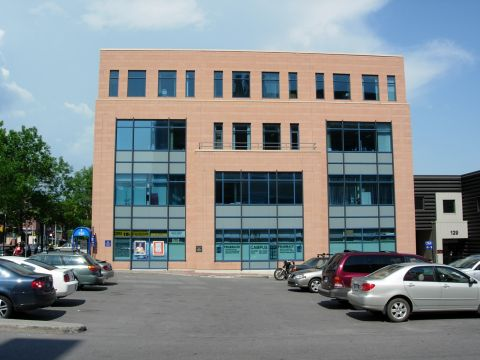
//> input picture src/ApplicationProgrammingCookbook_2nd/images/building.jpg, 480 x 360 px
$ ./mserFeatures   (built with g++ and OpenCV 4, older OpenCV classes emulated)
//> lines starting //> are read from the running program, lines starting //| are printed output that depends on the picture; after the words box and inside, x2 and y2 are one past the last pixel; in counts of white or black regions, pixels touching at a corner belong together
### src/ApplicationProgrammingCookbook_2nd/Ch05/include/Config.h
// Preprocessor directives to set variables from values in the CMakeLists.txt files
#define DATA_FOLDER "D:/git/ocv2.4.10_app/src/ApplicationProgrammingCookbook_2nd/Ch05/../data"
#define TRAIN_FOLDER "D:/git/ocv2.4.10_app/src/ApplicationProgrammingCookbook_2nd/Ch05/../train_images"
#define IMAGE_FOLDER "D:/git/ocv2.4.10_app/src/ApplicationProgrammingCookbook_2nd/Ch05/../images"
#define TEMPLATE_FOLDER "D:/git/ocv2.4.10_app/src/ApplicationProgrammingCookbook_2nd/Ch05/../templates"

### src/ApplicationProgrammingCookbook_2nd/Ch05/mserFeatures.cpp
// [17 lines of licence text are left out]

#include <iostream>
#include <opencv2/core/core.hpp>
#include <opencv2/highgui/highgui.hpp>
#include <opencv2/features2d/features2d.hpp>
#include <opencv2/imgproc/imgproc.hpp>
#include <vector>

#include "Config.h"
#include "mserFeatures.h"

int main()
{
	// Read input image
	cv::Mat image= cv::imread(IMAGE_FOLDER "/building.jpg",0);
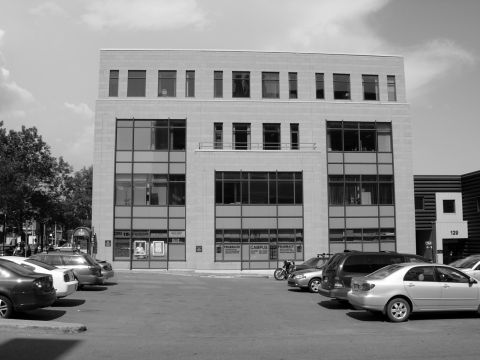
//> image: 360 rows x 480 cols, CV_8UC1; min 0, max 255, mean 134.5
	if (!image.data)
		return 0;
	// resize for book printing
	cv::resize(image, image, cv::Size(), 0.7, 0.7);
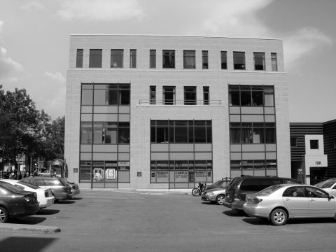
//> image: 252 rows x 336 cols, CV_8UC1; min 0, max 255, mean 134.4

    // Display the image
	cv::namedWindow("Image");
	cv::imshow("Image",image);


	// basic MSER detector
	cv::MSER mser(5,     // delta value for local minima detection
		          200,   // min acceptable area
				  1500); // max acceptable area

	// vector of point sets
    std::vector<std::vector<cv::Point> > points;
	// detect MSER features
	mser(image, points);
//> points = 211 contours, 13 with area under 20; largest, box (x1, y1, x2, y2) and area: (290, 122, 335, 185) 3702, (228, 85, 275, 111) 3566, (228, 85, 275, 110) 3264, (290, 121, 335, 185) 3248, (228, 85, 274, 109) 2736

	std::cout << points.size() << " MSERs detected" << std::endl;
//| 211 MSERs detected

	// create white image
	cv::Mat output(image.size(),CV_8UC3);
	output= cv::Scalar(255,255,255);

	// random number generator
	cv::RNG rng;

	// for each detected feature
    for (std::vector<std::vector<cv::Point> >::iterator it= points.begin();
			   it!= points.end(); ++it) {

		// generate a random color
		cv::Vec3b c(rng.uniform(0,255),
			        rng.uniform(0,255),
					rng.uniform(0,255));

		std::cout << "MSER size= " << it->size() << std::endl;

		// for each point in MSER set
		for (std::vector<cv::Point>::iterator itPts= it->begin();
			        itPts!= it->end(); ++itPts) {

			//do not overwrite MSER pixels
			if (output.at<cv::Vec3b>(*itPts)[0]==255) {

				output.at<cv::Vec3b>(*itPts)= c;
			}
		}
	}
//> this loop made 211 passes
//| MSER size= 226
//| MSER size= 243
//| MSER size= 282
//| MSER size= 899
//| MSER size= 937
//| MSER size= 948
//| MSER size= 1020
//| MSER size= 1036
//> (output is shown up to pass 8 of 211)
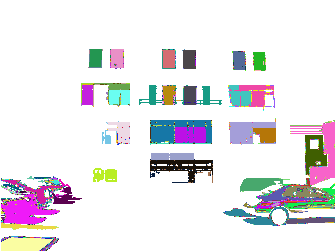
//> output: 252 rows x 336 cols, CV_8UC3; mean B, G, R 233.1, 229.7, 232.3

	cv::namedWindow("MSER point sets");
	cv::imshow("MSER point sets",output);
	cv::imwrite("mser.bmp", output);

	// detection using mserFeatures class

	// create MSER feature detector instance
//> (the run ends here: the program needs code that is not available in this run, at `MSERFeatures mserF(200,`)

$ run again, with src/ApplicationProgrammingCookbook_2nd/images/baboon1.jpg copied over src/ApplicationProgrammingCookbook_2nd/images/building.jpg
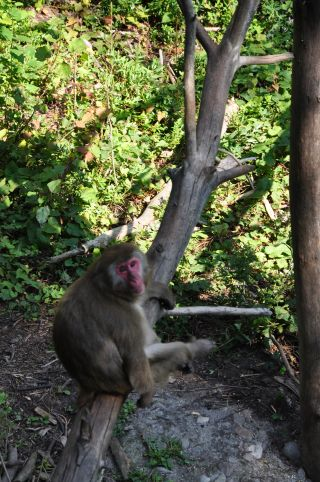
//> input picture src/ApplicationProgrammingCookbook_2nd/images/baboon1.jpg, 320 x 482 px
//> `cv::resize(image, image, cv::Size(), 0.7, 0.7);`:
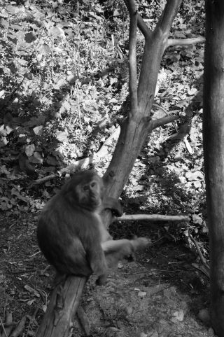
//> image: 337 rows x 224 cols, CV_8UC1; min 1, max 255, mean 87.1
//> points = 169 contours, 5 with area under 20; largest, box (x1, y1, x2, y2) and area: (56, 79, 118, 142) 5744, (56, 79, 118, 142) 5325, (57, 79, 118, 142) 4128, (57, 82, 111, 127) 3688, (57, 82, 111, 127) 3370
//| 169 MSERs detected
//> the loop `for (std::vector<std::vector<cv::Point> >::iterator it= points.begin()..` made 169 passes
//| MSER size= 221
//| MSER size= 228
//| MSER size= 231
//| MSER size= 258
//| MSER size= 275
//> (output is shown up to pass 5 of 169)
//> after the loop `for (std::vector<std::vector<cv::Point> >::iterator it= points.begin();`:
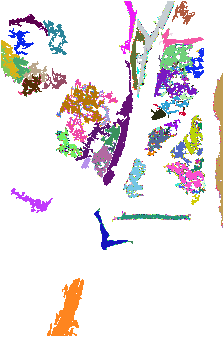
//> output: 337 rows x 224 cols, CV_8UC3; mean B, G, R 229.6, 227.7, 233.4

$ run again, with src/ApplicationProgrammingCookbook_2nd/images/baboon2.jpg copied over src/ApplicationProgrammingCookbook_2nd/images/building.jpg
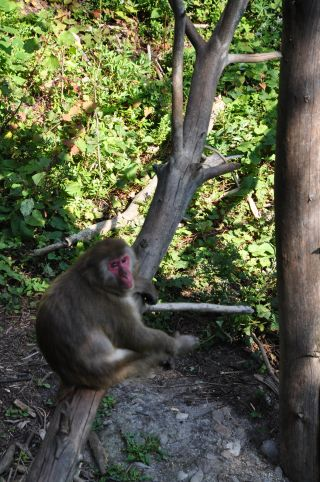
//> input picture src/ApplicationProgrammingCookbook_2nd/images/baboon2.jpg, 320 x 482 px
//> `cv::resize(image, image, cv::Size(), 0.7, 0.7);`:
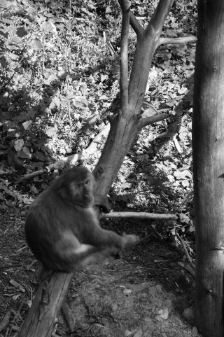
//> image: 337 rows x 224 cols, CV_8UC1; min 1, max 255, mean 88.8
//> points = 166 contours, 8 with area under 20; largest, box (x1, y1, x2, y2) and area: (46, 72, 109, 129) 3006, (93, 57, 124, 181) 2988, (210, 58, 223, 176) 2584, (152, 156, 194, 193) 2562, (46, 72, 109, 129) 2540
//| 166 MSERs detected
//> the loop `for (std::vector<std::vector<cv::Point> >::iterator it= points.begin()..` made 166 passes
//| MSER size= 209
//| MSER size= 215
//| MSER size= 219
//| MSER size= 236
//| MSER size= 241
//> (output is shown up to pass 5 of 166)
//> after the loop `for (std::vector<std::vector<cv::Point> >::iterator it= points.begin();`:
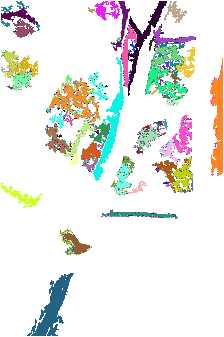
//> output: 337 rows x 224 cols, CV_8UC3; mean B, G, R 229.4, 233.9, 232.7

$ run again, with src/ApplicationProgrammingCookbook_2nd/images/baboon3.jpg copied over src/ApplicationProgrammingCookbook_2nd/images/building.jpg
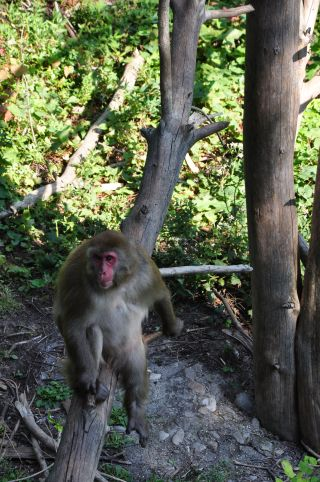
//> input picture src/ApplicationProgrammingCookbook_2nd/images/baboon3.jpg, 320 x 482 px
//> `cv::resize(image, image, cv::Size(), 0.7, 0.7);`:
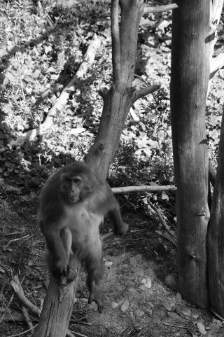
//> image: 337 rows x 224 cols, CV_8UC1; min 1, max 255, mean 94.5
//> points = 146 contours, 3 with area under 20; largest, box (x1, y1, x2, y2) and area: (46, 258, 88, 336) 5740, (200, 1, 223, 113) 4404, (200, 1, 223, 113) 4250, (46, 259, 88, 336) 4084, (200, 1, 223, 113) 4070
//| 146 MSERs detected
//> the loop `for (std::vector<std::vector<cv::Point> >::iterator it= points.begin()..` made 146 passes
//| MSER size= 1310
//| MSER size= 236
//| MSER size= 298
//| MSER size= 293
//| MSER size= 257
//> (output is shown up to pass 5 of 146)
//> after the loop `for (std::vector<std::vector<cv::Point> >::iterator it= points.begin();`:
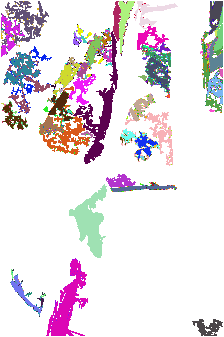
//> output: 337 rows x 224 cols, CV_8UC3; mean B, G, R 229, 223.2, 231.1
